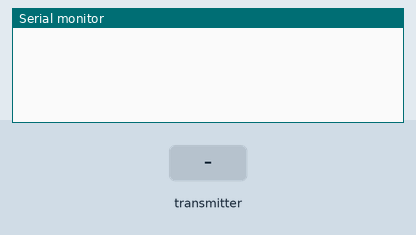
This sketch was run on a simulated ESP32. Parts: the last lines printed to the serial monitor. The inputs (shaded band) are chosen by the test bench.

Above: at 1.2 s.
1.3 s: the transmitter starts sending x = 0
At 1.61 s:
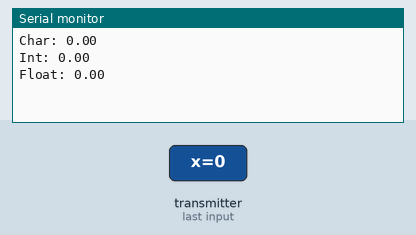
2.8 s: the transmitter starts sending y = 25
4.3 s: the transmitter starts sending z = 25
At 4.61 s:
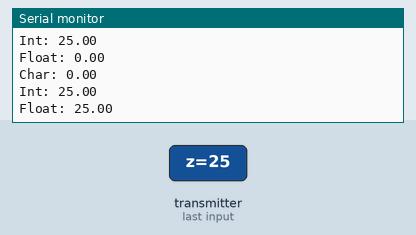
5.8 s: the transmitter starts sending x = 25
7.3 s: the transmitter starts sending y = 50
8.8 s: the transmitter starts sending z = 50
At 9.11 s:
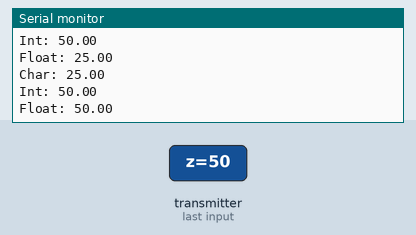
Timing chart, 0 to 11.3 s (numbered marks = the images above; inputs shaded):
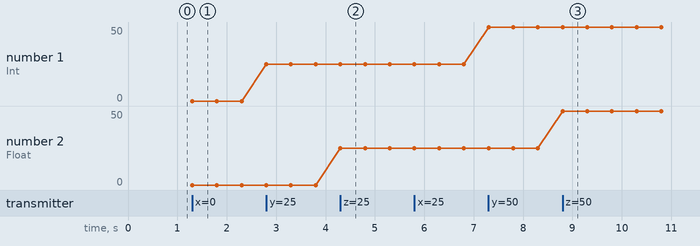

The sketch:

esp_slave_wifi.ino
```cpp
#include <WiFi.h>
#include <esp_now.h>

// Structure example to receive data
// Must match the sender structure
typedef struct struct_message {
    float x;
    float y;
    float z;
} struct_message;

// Create a struct_message called myData
struct_message myData;

// Callback function that will be executed when data is received
void OnDataRecv(uint8_t * mac, uint8_t *incomingData, uint8_t len) {
  memcpy(&myData, incomingData, sizeof(myData));
  Serial.print("Char: ");
  Serial.println(myData.x);
  Serial.print("Int: ");
  Serial.println(myData.y);
  Serial.print("Float: ");
  Serial.println(myData.z);
}

void setup() {
  // Initialize Serial Monitor
  Serial.begin(115200);

  // Set device as a Wi-Fi Station
  WiFi.mode(WIFI_STA);

  // Init ESP-NOW
  if (esp_now_init() != 0) {
    Serial.println("Error initializing ESP-NOW");
    return;
  }

  // Once ESPNow is successfully Init, we will register for recv CB to
  // get recv packer info
  esp_now_set_self_role(ESP_NOW_ROLE_SLAVE);
  esp_now_register_recv_cb(OnDataRecv);
}

void loop() {

}
```

Measured:
- after the input at 1.3 s, the serial monitor: prints a new line at once (image 1)
- after the input at 4.3 s, the serial monitor: prints a new line at once (image 2)
- after the input at 8.8 s, the serial monitor: prints a new line at once (image 3)
- plotted number 1: 0 → 25 after the input at 2.8 s, 25 → 50 after the input at 7.3 s
